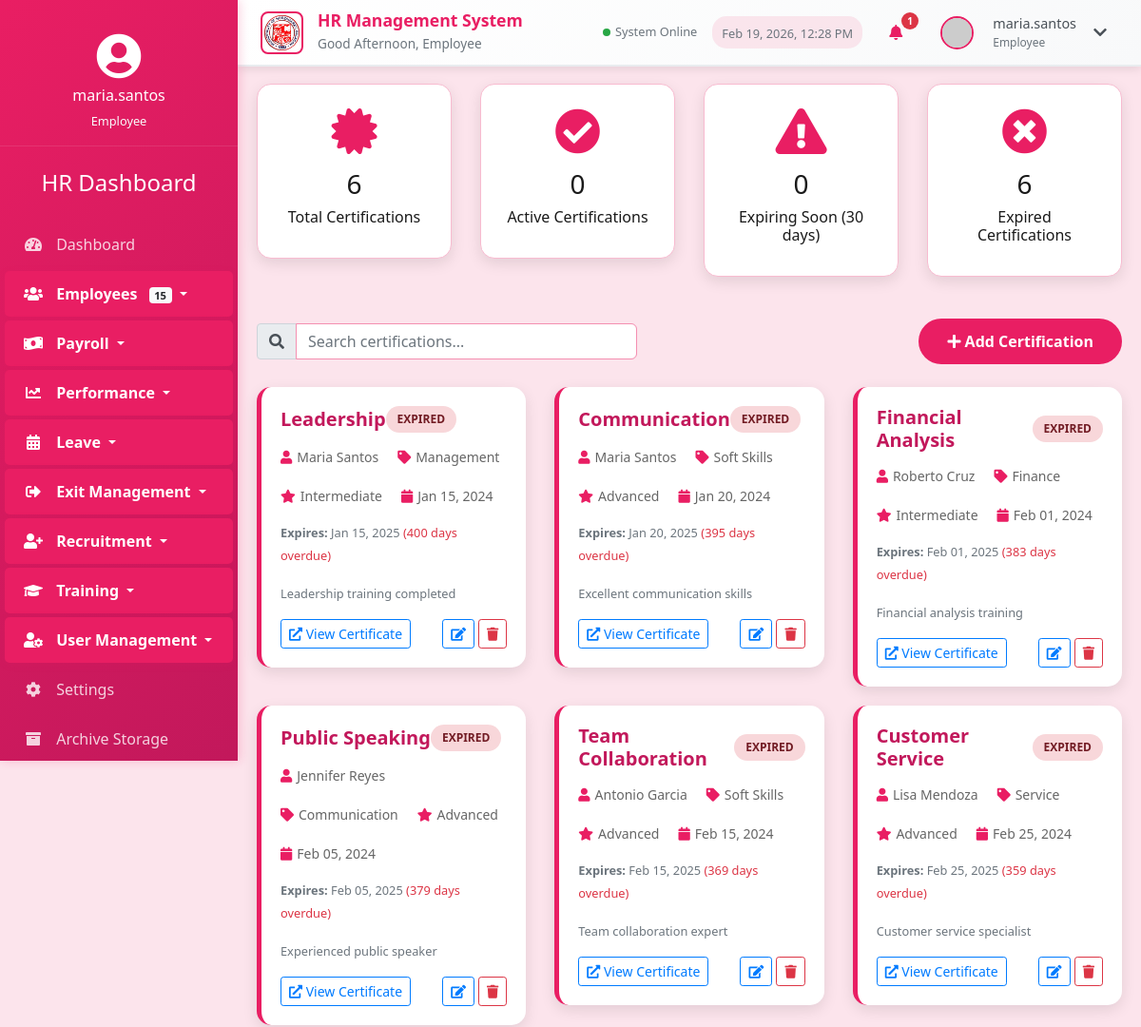
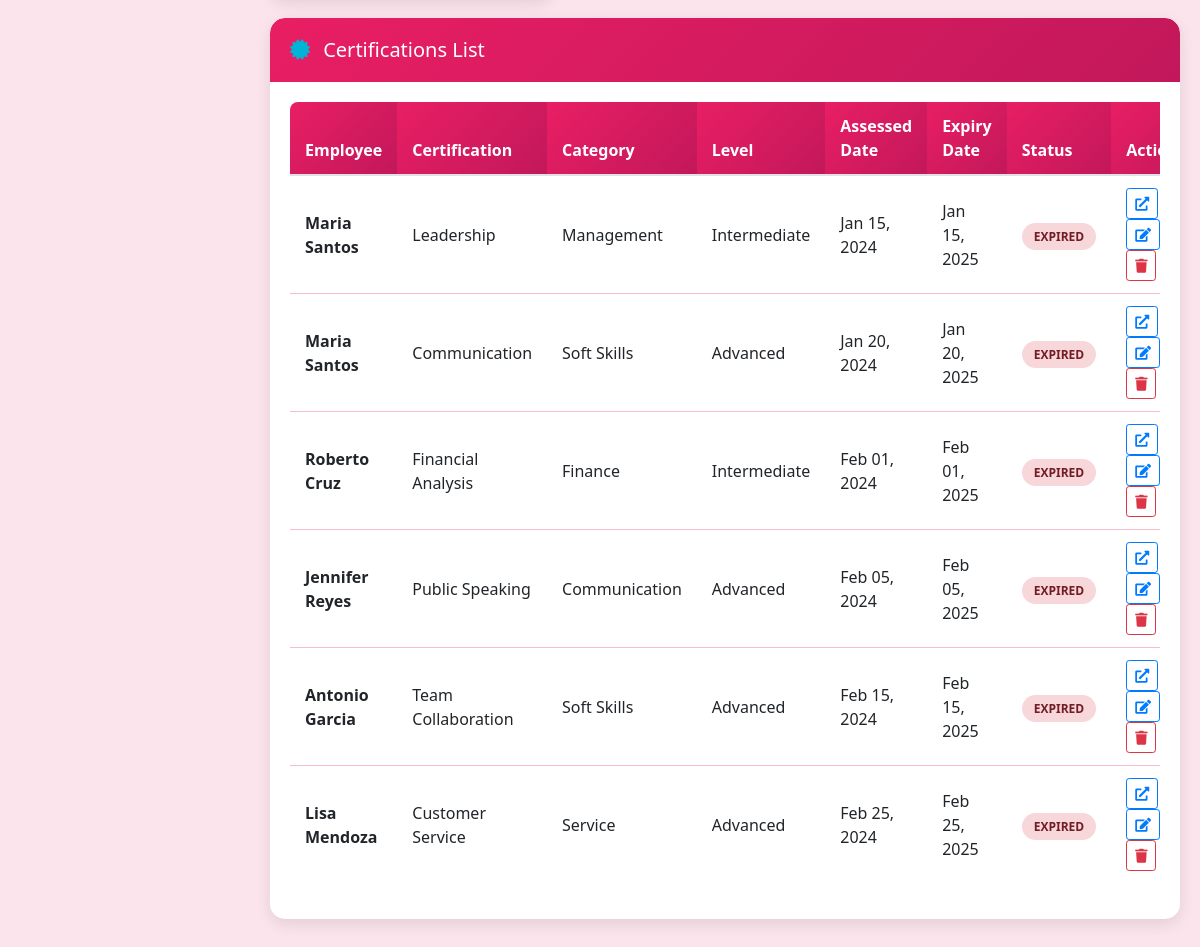
The page /certifications.php (signed in) on the database as committed earlier (2 pictures, top to bottom).
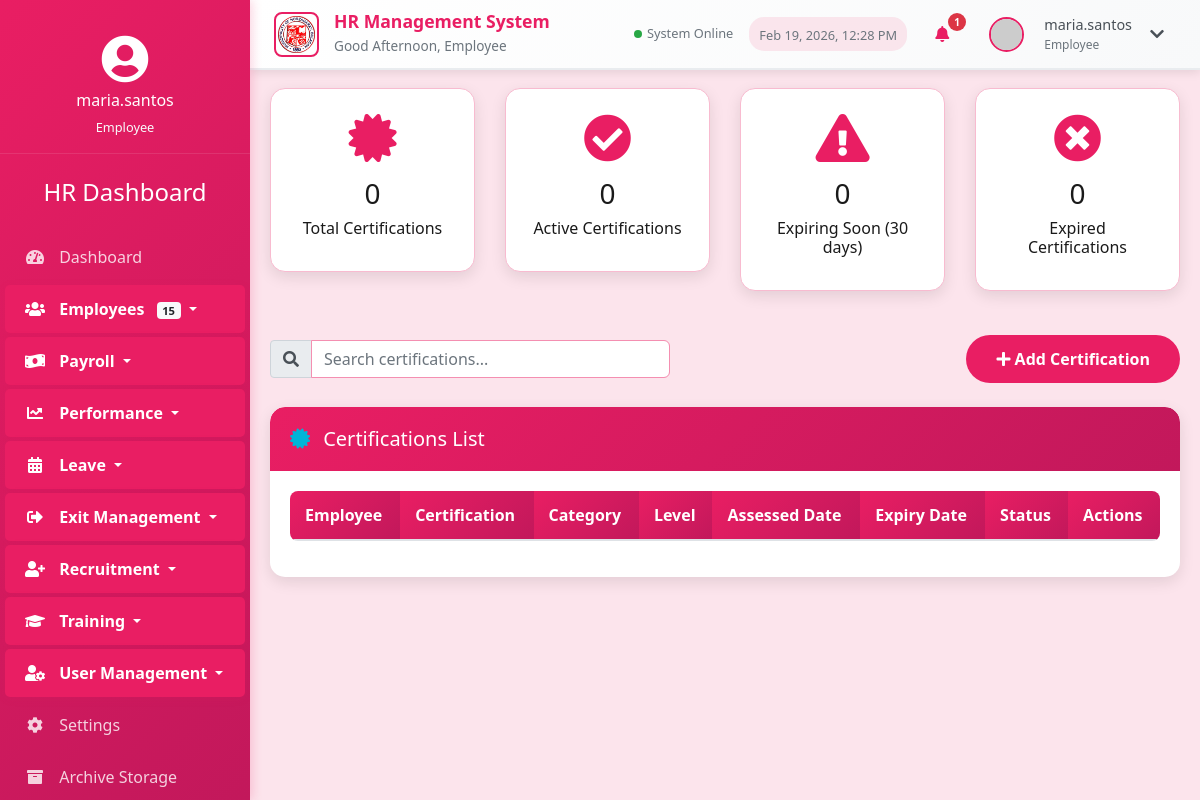
The same page on the database as committed later.
### tables this page shows
CREATE TABLE `employee_skills` (
  `employee_skill_id` int(11) NOT NULL,
  `employee_id` int(11) NOT NULL,
  `skill_id` int(11) NOT NULL,
  `proficiency_level` enum('Beginner','Intermediate','Advanced','Expert') NOT NULL,
  `assessed_date` date NOT NULL,
  `certification_url` varchar(255) DEFAULT NULL,
  `expiry_date` date DEFAULT NULL,
  `notes` text DEFAULT NULL,
  `created_at` timestamp NOT NULL DEFAULT current_timestamp(),
  `updated_at` timestamp NOT NULL DEFAULT current_timestamp() ON UPDATE current_timestamp()
);

CREATE TABLE `skill_matrix` (
  `skill_id` int(11) NOT NULL,
  `skill_name` varchar(100) NOT NULL,
  `description` text DEFAULT NULL,
  `category` varchar(50) DEFAULT NULL,
  `created_at` timestamp NOT NULL DEFAULT current_timestamp(),
  `updated_at` timestamp NOT NULL DEFAULT current_timestamp() ON UPDATE current_timestamp()
);

CREATE TABLE `personal_information` (
  `personal_info_id` int(11) NOT NULL,
  `first_name` varchar(50) NOT NULL,
  `last_name` varchar(50) NOT NULL,
  `date_of_birth` date NOT NULL,
  `gender` enum('Male','Female','Non-binary','Prefer not to say') NOT NULL,
  `marital_status` enum('Single','Married','Divorced','Widowed') NOT NULL,
  `nationality` varchar(50) NOT NULL,
  `tax_id` varchar(20) DEFAULT NULL,
  `social_security_number` varchar(20) DEFAULT NULL,
  `pag_ibig_id` varchar(20) DEFAULT NULL,
  `philhealth_id` varchar(20) DEFAULT NULL,
  `phone_number` varchar(20) NOT NULL,
  `emergency_contact_name` varchar(100) DEFAULT NULL,
  `emergency_contact_relationship` varchar(50) DEFAULT NULL,
  `emergency_contact_phone` varchar(20) DEFAULT NULL,
   
  `highest_education_level` enum('Elementary','High School','Vocational/Technical','Associate Degree','Bachelor''s Degree','Master''s Degree','Doctorate','Other') DEFAULT NULL,
  `field_of_study` varchar(100) DEFAULT NULL,
  `institution_name` varchar(150) DEFAULT NULL,
  `graduation_year` year DEFAULT NULL,
  `certifications` text DEFAULT NULL,
  `additional_training` text DEFAULT NULL,
  `created_at` timestamp NOT NULL DEFAULT current_timestamp(),
  `updated_at` timestamp NOT NULL DEFAULT current_timestamp() ON UPDATE current_timestamp()
);

### certifications.php (the view, shortened to what the changed rows need)
<?php
require_once 'config.php';
$pdo = $conn;
try {
    $stmt = $pdo->query("
        SELECT es.*, e.first_name, e.last_name, s.skill_name, s.category
        FROM employee_skills es
        JOIN employee_profiles ep ON es.employee_id = ep.employee_id
        JOIN personal_information e ON ep.personal_info_id = e.personal_info_id
        JOIN skill_matrix s ON es.skill_id = s.skill_id
        WHERE es.certification_url IS NOT NULL AND es.certification_url != ''
        ORDER BY es.expiry_date ASC
    ");
    $certifications = $stmt->fetchAll(PDO::FETCH_ASSOC);
} catch (PDOException $e) {
    $certifications = [];
    $message = "Error fetching certifications: " . $e->getMessage();
    $messageType = "error";
}
try {
    $stmt = $pdo->query("SELECT COUNT(*) as total FROM employee_skills WHERE certification_url IS NOT NULL AND certification_url != ''");
    $totalCertifications = $stmt->fetch(PDO::FETCH_ASSOC)['total'];
    $stmt = $pdo->query("SELECT COUNT(*) as total FROM employee_skills WHERE certification_url IS NOT NULL AND certification_url != '' AND expiry_date < CURDATE()");
    $expiredCertifications = $stmt->fetch(PDO::FETCH_ASSOC)['total'];
} catch (PDOException $e) {
    $totalCertifications = 0;
    $activeCertifications = 0;
    $expiredCertifications = 0;
    $expiringSoon = 0;
}
function getStatusBadgeClass($expiryDate) {
    $expiry = new DateTime($expiryDate);
    $today = new DateTime();
    $diff = $today->diff($expiry);
    if ($expiry < $today) {
        return 'status-expired';
    } elseif ($diff->days <= 30) {
        return 'status-expiring';
    } else {
        return 'status-active';
    }
}
?>
<!DOCTYPE html>
<html lang="en">
<head>
    <link rel="stylesheet" href="https://stackpath.bootstrapcdn.com/bootstrap/4.5.2/css/bootstrap.min.css">
    <link rel="stylesheet" href="https://cdnjs.cloudflare.com/ajax/libs/font-awesome/5.15.1/css/all.min.css">
    <link rel="stylesheet" href="styles.css?v=rose">
</head>
<body>
    <div class="container-fluid">
        <div class="row">
            <div class="main-content">
                <h2 class="section-title">Certifications Management</h2>
                <div class="row mb-4">
                    <div class="col-md-3">
                        <div class="stats-card">
                            <i class="fas fa-certificate"></i>
                            <h3><?php echo $totalCertifications; ?></h3>
                            <h6>Total Certifications</h6>
                        </div>
                    </div>
                    <div class="col-md-3">
                        <div class="stats-card">
                            <i class="fas fa-times-circle"></i>
                            <h3><?php echo $expiredCertifications; ?></h3>
                            <h6>Expired Certifications</h6>
                        </div>
                    </div>
                </div>
                <div class="row" id="certificationsGrid">
                    <?php foreach ($certifications as $cert): ?>
                    <div class="col-md-6 col-lg-4 certification-item">
                        <div class="certification-card">
                            <div class="certification-header">
                                <h5 class="certification-title"><?php echo htmlspecialchars($cert['skill_name']); ?></h5>
                                <span class="status-badge <?php echo getStatusBadgeClass($cert['expiry_date']); ?>">
                                    <?php
                                    if (!$cert['expiry_date']) {
                                        echo 'No Expiry';
                                    } elseif (new DateTime($cert['expiry_date']) < new DateTime()) {
                                        echo 'Expired';
                                    } elseif ((new DateTime($cert['expiry_date']))->diff(new DateTime())->days <= 30) {
                                        echo 'Expiring Soon';
                                    } else {
                                        echo 'Active';
                                    }
                                    ?>
                                </span>
                            </div>
                            <div class="certification-meta">
                                <div class="meta-item">
                                    <i class="fas fa-user"></i>
                                    <span><?php echo htmlspecialchars($cert['first_name'] . ' ' . $cert['last_name']); ?></span>
                                </div>
                                <div class="meta-item">
                                    <i class="fas fa-tag"></i>
                                    <span><?php echo htmlspecialchars($cert['category']); ?></span>
                                </div>
                                <div class="meta-item">
                                    <i class="fas fa-star"></i>
                                    <span><?php echo htmlspecialchars($cert['proficiency_level']); ?></span>
                                </div>
                                <div class="meta-item">
                                    <i class="fas fa-calendar"></i>
                                    <span><?php echo date('M d, Y', strtotime($cert['assessed_date'])); ?></span>
                                </div>
                            </div>
                            <?php if ($cert['expiry_date']): ?>
                            <div class="mb-3">
                                <small class="text-muted">
                                    <strong>Expires:</strong> <?php echo date('M d, Y', strtotime($cert['expiry_date'])); ?>
                                    <?php
                                    $expiry = new DateTime($cert['expiry_date']);
                                    $today = new DateTime();
                                    if ($expiry < $today) {
                                        echo ' <span class="text-danger">(' . $today->diff($expiry)->days . ' days overdue)</span>';
                                    } elseif ($expiry->diff($today)->days <= 30) {
                                        echo ' <span class="text-warning">(' . $expiry->diff($today)->days . ' days remaining)</span>';
                                    }
                                    ?>
                                </small>
                            </div>
                            <?php endif; ?>
                            <?php if ($cert['notes']): ?>
                            <div class="mb-3">
                                <small class="text-muted"><?php echo htmlspecialchars($cert['notes']); ?></small>
                            </div>
                            <?php endif; ?>
                            <div class="d-flex justify-content-between align-items-center">
                                <div>
                                    <?php if ($cert['certification_url']): ?>
                                    <a href="<?php echo htmlspecialchars($cert['certification_url']); ?>" target="_blank" class="btn btn-sm btn-outline-primary">
                                        <i class="fas fa-external-link-alt"></i> View Certificate
                                    </a>
                                    <?php endif; ?>
                                </div>
                                <div>
                                    <button class="btn btn-sm btn-outline-primary" onclick="editCertification(<?php echo $cert['employee_skill_id']; ?>)">
                                        <i class="fas fa-edit"></i>
                                    </button>
                                    <button class="btn btn-sm btn-outline-danger" onclick="deleteCertification(<?php echo $cert['employee_skill_id']; ?>)">
                                        <i class="fas fa-trash"></i>
                                    </button>
                                </div>
                            </div>
                        </div>
                    </div>
                    <?php endforeach; ?>
                </div>
                <div class="card">
                    <div class="card-body">
                        <div class="table-responsive">
                            <table class="table table-hover">
                                <thead>
                                    <tr>
                                        <th>Employee</th>
                                        <th>Certification</th>
                                        <th>Category</th>
                                        <th>Level</th>
                                        <th>Assessed Date</th>
                                        <th>Expiry Date</th>
                                        <th>Status</th>
                                        <th>Actions</th>
                                    </tr>
                                </thead>
                                <tbody>
                                    <?php foreach ($certifications as $cert): ?>
                                    <tr>
                                        <td><strong><?php echo htmlspecialchars($cert['first_name'] . ' ' . $cert['last_name']); ?></strong></td>
                                        <td><?php echo htmlspecialchars($cert['skill_name']); ?></td>
                                        <td><?php echo htmlspecialchars($cert['category']); ?></td>
                                        <td><?php echo htmlspecialchars($cert['proficiency_level']); ?></td>
                                        <td><?php echo date('M d, Y', strtotime($cert['assessed_date'])); ?></td>
                                        <td><?php echo $cert['expiry_date'] ? date('M d, Y', strtotime($cert['expiry_date'])) : 'No Expiry'; ?></td>
                                        <td>
                                            <span class="status-badge <?php echo getStatusBadgeClass($cert['expiry_date']); ?>">
                                                <?php
                                                if (!$cert['expiry_date']) {
                                                    echo 'No Expiry';
                                                } elseif (new DateTime($cert['expiry_date']) < new DateTime()) {
                                                    echo 'Expired';
                                                } elseif ((new DateTime($cert['expiry_date']))->diff(new DateTime())->days <= 30) {
                                                    echo 'Expiring Soon';
                                                } else {
                                                    echo 'Active';
                                                }
                                                ?>
                                            </span>
                                        </td>
                                        <td>
                                            <?php if ($cert['certification_url']): ?>
                                            <a href="<?php echo htmlspecialchars($cert['certification_url']); ?>" target="_blank" class="btn btn-sm btn-outline-primary">
                                                <i class="fas fa-external-link-alt"></i>
                                            </a>
                                            <?php endif; ?>
                                            <button class="btn btn-sm btn-outline-primary" onclick="editCertification(<?php echo $cert['employee_skill_id']; ?>)">
                                                <i class="fas fa-edit"></i>
                                            </button>
                                            <button class="btn btn-sm btn-outline-danger" onclick="deleteCertification(<?php echo $cert['employee_skill_id']; ?>)">
                                                <i class="fas fa-trash"></i>
                                            </button>
                                        </td>
                                    </tr>
                                    <?php endforeach; ?>
                                </tbody>
                            </table>
                        </div>
                    </div>
                </div>
            </div>
        </div>
    </div>
</body>
</html>

Rows that differ between the two databases and show on the page:
removed employee_skills: skill.skill_name "Leadership", shows "EXPIRED", personal_information.first_name+last_name "Maria Santos", skill.category "Management", proficiency_level "Intermediate", assessed_date "Jan 15, 2024", expiry_date "Jan 15, 2025", expiry_date "400", notes "Leadership training completed"
removed employee_skills: skill.skill_name "Communication", shows "EXPIRED", personal_information.first_name+last_name "Maria Santos", skill.category "Soft Skills", proficiency_level "Advanced", assessed_date "Jan 20, 2024", expiry_date "Jan 20, 2025", expiry_date "395", notes "Excellent communication skills"
removed employee_skills: skill.skill_name "Financial Analysis", shows "EXPIRED", personal_information.first_name+last_name "Roberto Cruz", skill.category "Finance", proficiency_level "Intermediate", assessed_date "Feb 01, 2024", expiry_date "Feb 01, 2025", expiry_date "383", notes "Financial analysis training"
removed employee_skills: skill.skill_name "Public Speaking", shows "EXPIRED", personal_information.first_name+last_name "Jennifer Reyes", skill.category "Communication", proficiency_level "Advanced", assessed_date "Feb 05, 2024", expiry_date "Feb 05, 2025", expiry_date "379", notes "Experienced public speaker"
removed employee_skills: skill.skill_name "Team Collaboration", shows "EXPIRED", personal_information.first_name+last_name "Antonio Garcia", skill.category "Soft Skills", proficiency_level "Advanced", assessed_date "Feb 15, 2024", expiry_date "Feb 15, 2025", expiry_date "369", notes "Team collaboration expert"
removed employee_skills: skill.skill_name "Customer Service", shows "EXPIRED", personal_information.first_name+last_name "Lisa Mendoza", skill.category "Service", proficiency_level "Advanced", assessed_date "Feb 25, 2024", expiry_date "Feb 25, 2025", expiry_date "359", notes "Customer service specialist"
Other text that changed with them:
$totalCertifications: "6" → "0"
$expiredCertifications: "6" → "0"
